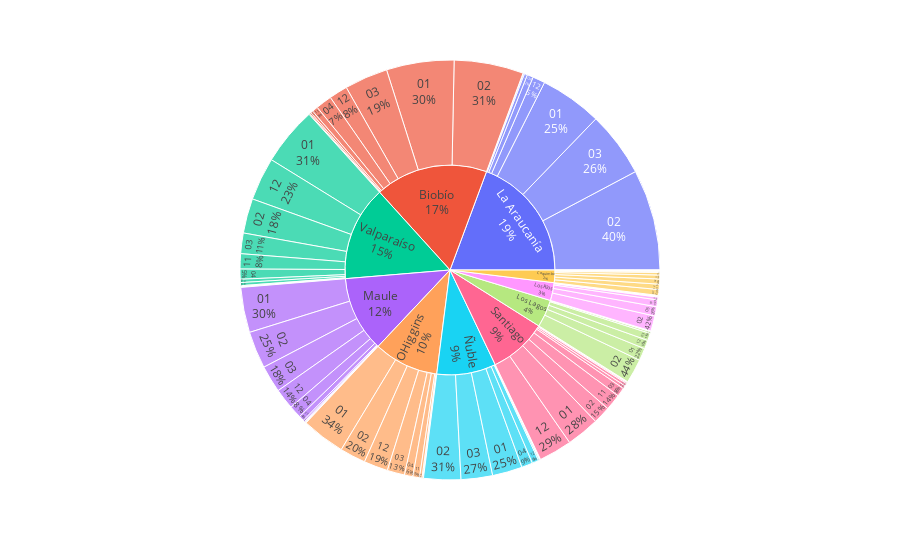

The cell this chart's notebook holds for it:
### Markdown cell above
### Qué preguntantas nos podemos hacer??

<ul>
    <li>¿Qué regiones tiene más incencios?¿En qué mes?</li>
    <li>¿Cuál es la tendencia con los incendios en fecha?</li>
    <li>Distribucion de las área</li>
    <li>Area por mes</li>
    <li>CSV datos metereológicos</li>
    <li>Nomalizar área por región</li>
    <li>Revisar la área xd</li>
</ul>

### Code cell
# Asegurarse que ign_date_conaf es de tipo datetime
cicatrices_incedios["ign_date_conaf"] = pd.to_datetime(cicatrices_incedios["ign_date_conaf"])

# Extraer solo el mes en formato numérico (01, 02, ..., 12)
cicatrices_incedios["mes_incendio"] = cicatrices_incedios["ign_date_conaf"].dt.strftime("%m")

# Crear el gráfico Sunburst
fig = px.sunburst(cicatrices_incedios, path=["region_conaf", "mes_incendio"])
fig.update_traces(textinfo="label+percent parent")
fig.show()

### Figure 1 — Plotly figure (JSON) as saved in the notebook; plotly's stock layout.template omitted (floating-point values rounded to 4 significant figures)
{"data": [{"branchvalues": "total", "domain": {"x": [0, 1], "y": [0, 1]}, "hovertemplate": "labels=%{label}<br>count=%{value}<br>parent=%{parent}<br>id=%{id}<extra></extra>", "ids": ["Biobío/01", "Maule/02", "Ñuble/02", "La Araucanía/03", "Maule/01", "Valparaíso/01", "OHiggins/01", "La Araucanía/02", "Maule/03", "Ñuble/01", "La Araucanía/12", "Maule/04", "Los Ríos/01", "Maule/11", "Maule/05", "Biobío/03", "Ñuble/03", "Coquimbo/01", "Biobío/02", "Valparaíso/11", "Ñuble/04", "Biobío/04", "Valparaíso/02", "Ñuble/05", "Valparaíso/12", "Biobío/11", "Biobío/12", "Biobío/05", "La Araucanía/01", "La Araucanía/04", "Los Lagos/01", "Los Ríos/02", "Los Ríos/03", "Los Lagos/04", "Santiago/07", "Santiago/11", "Santiago/12", "Santiago/01", "Santiago/02", "OHiggins/03", "Santiago/03", "Santiago/04", "Valparaíso/03", "Coquimbo/12", "Valparaíso/04", "OHiggins/12", "OHiggins/02", "Coquimbo/02", "OHiggins/10", "La Araucanía/10", "Ñuble/12", "Coquimbo/04", "Maule/12", "Los Ríos/08", "Coquimbo/10", "Coquimbo/11", "Los Lagos/02", "OHiggins/11", "Maule/10", "Coquimbo/03", "OHiggins/04", "Los Lagos/11", "Valparaíso/09", "OHiggins/05", "Biobío/09", "Santiago/05", "Los Ríos/12", "Los Lagos/12", "Ñuble/11", "La Araucanía/11", "Los Lagos/03", "Coquimbo/09", "Coquimbo/05", "Santiago/06", "Valparaíso/10", "Valparaíso/05", "Santiago/10", "Santiago/09", "Maule/08", "Maule/09", "Ñuble/09", "Ñuble/10", "Valparaíso/06", "Biobío/10", "OHiggins/09", "Maule/06", "Valparaíso/08", "Maule/07", "Los Ríos/04", "Los Ríos/11", "Los Ríos/05", "Los Lagos/05", "Valparaíso/07", "La Araucanía/09", "Los Lagos/10", "Coquimbo/08", "OHiggins/07", "Los Ríos/10", "Biobío", "Maule", "Ñuble", "La Araucanía", "Valparaíso", "OHiggins", "Los Ríos", "Coquimbo", "Los Lagos", "Santiago"], "labels": ["01", "02", "02", "03", "01", "01", "01", "02", "03", "01", "12", "04", "01", "11", "05", "03", "03", "01", "02", "11", "04", "04", "02", "05", "12", "11", "12", "05", "01", "04", "01", "02", "03", "04", "07", "11", "12", "01", "02", "03", "03", "04", "03", "12", "04", "12", "02", "02", "10", "10", "12", "04", "12", "08", "10", "11", "02", "11", "10", "03", "04", "11", "09", "05", "09", "05", "12", "12", "11", "11", "03", "09", "05", "06", "10", "05", "10", "09", "08", "09", "09", "10", "06", "10", "09", "06", "08", "07", "04", "11", "05", "05", "07", "09", "10", "08", "07", "10", "Biobío", "Maule", "Ñuble", "La Araucanía", "Valparaíso", "OHiggins", "Los Ríos", "Coquimbo", "Los Lagos", "Santiago"], "name": "", "parents": ["Biobío", "Maule", "Ñuble", "La Araucanía", "Maule", "Valparaíso", "OHiggins", "La Araucanía", "Maule", "Ñuble", "La Araucanía", "Maule", "Los Ríos", "Maule", "Maule", "Biobío", "Ñuble", "Coquimbo", "Biobío", "Valparaíso", "Ñuble", "Biobío", "Valparaíso", "Ñuble", "Valparaíso", "Biobío", "Biobío", "Biobío", "La Araucanía", "La Araucanía", "Los Lagos", "Los Ríos", "Los Ríos", "Los Lagos", "Santiago", "Santiago", "Santiago", "Santiago", "Santiago", "OHiggins", "Santiago", "Santiago", "Valparaíso", "Coquimbo", "Valparaíso", "OHiggins", "OHiggins", "Coquimbo", "OHiggins", "La Araucanía", "Ñuble", "Coquimbo", "Maule", "Los Ríos", "Coquimbo", "Coquimbo", "Los Lagos", "OHiggins", "Maule", "Coquimbo", "OHiggins", "Los Lagos", "Valparaíso", "OHiggins", "Biobío", "Santiago", "Los Ríos", "Los Lagos", "Ñuble", "La Araucanía", "Los Lagos", "Coquimbo", "Coquimbo", "Santiago", "Valparaíso", "Valparaíso", "Santiago", "Santiago", "Maule", "Maule", "Ñuble", "Ñuble", "Valparaíso", "Biobío", "OHiggins", "Maule", "Valparaíso", "Maule", "Los Ríos", "Los Ríos", "Los Ríos", "Los Lagos", "Valparaíso", "La Araucanía", "Los Lagos", "Coquimbo", "OHiggins", "Los Ríos", "", "", "", "", "", "", "", "", "", ""], "textinfo": "label+percent parent", "type": "sunburst", "values": [637, 350, 350, 615, 426, 550, 411, 951, 255, 282, 117, 118, 64, 50, 6, 409, 297, 55, 654, 143, 105, 153, 327, 4, 405, 55, 175, 8, 586, 58, 117, 143, 88, 3, 1, 153, 313, 311, 164, 164, 84, 28, 194, 50, 95, 227, 244, 48, 11, 10, 62, 5, 195, 2, 10, 37, 229, 63, 15, 24, 79, 17, 7, 24, 14, 10, 26, 82, 11, 29, 69, 3, 4, 7, 31, 29, 25, 2, 1, 8, 2, 4, 4, 22, 1, 1, 3, 3, 6, 5, 1, 1, 2, 4, 3, 1, 1, 2, 2127, 1428, 1117, 2370, 1790, 1225, 337, 237, 521, 1098]}], "layout": {"legend": {"tracegroupgap": 0}, "margin": {"t": 60}}}
